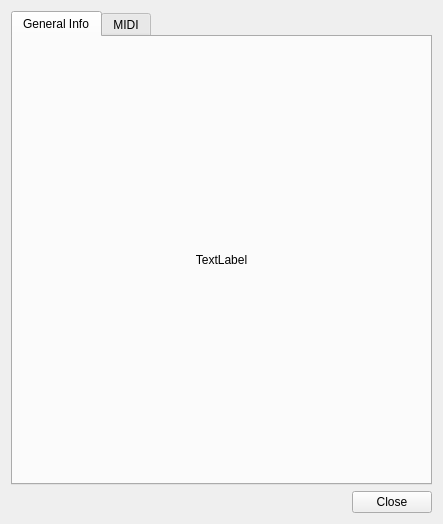
<?xml version="1.0" encoding="UTF-8"?>
<ui version="4.0">
 <class>AboutForm</class>
 <widget class="QWidget" name="AboutForm">
  <property name="geometry">
   <rect>
    <x>0</x>
    <y>0</y>
    <width>443</width>
    <height>524</height>
   </rect>
  </property>
  <property name="windowTitle">
   <string>Form</string>
  </property>
  <layout class="QVBoxLayout" name="verticalLayout">
   <item>
    <layout class="QGridLayout" name="gridLayout">
     <item row="0" column="0">
      <widget class="QTabWidget" name="tabWidget">
       <property name="currentIndex">
        <number>0</number>
       </property>
       <widget class="QWidget" name="geninfotab">
        <attribute name="title">
         <string>General Info</string>
        </attribute>
        <layout class="QVBoxLayout" name="verticalLayout_3">
         <item>
          <widget class="QLabel" name="labelGenInfo">
           <property name="text">
            <string>TextLabel</string>
           </property>
           <property name="alignment">
            <set>Qt::AlignCenter</set>
           </property>
           <property name="wordWrap">
            <bool>false</bool>
           </property>
           <property name="margin">
            <number>10</number>
           </property>
          </widget>
         </item>
        </layout>
       </widget>
       <widget class="QWidget" name="miditab">
        <attribute name="title">
         <string>MIDI</string>
        </attribute>
        <layout class="QVBoxLayout" name="verticalLayout_2">
         <item>
          <widget class="QTableWidget" name="tableMidiDevs">
           <property name="sizePolicy">
            <sizepolicy hsizetype="Preferred" vsizetype="Expanding">
             <horstretch>0</horstretch>
             <verstretch>0</verstretch>
            </sizepolicy>
           </property>
           <property name="maximumSize">
            <size>
             <width>16777215</width>
             <height>16777215</height>
            </size>
           </property>
          </widget>
         </item>
         <item>
          <widget class="QTextEdit" name="textMideDevDtails">
           <property name="sizePolicy">
            <sizepolicy hsizetype="Expanding" vsizetype="MinimumExpanding">
             <horstretch>0</horstretch>
             <verstretch>0</verstretch>
            </sizepolicy>
           </property>
          </widget>
         </item>
        </layout>
       </widget>
      </widget>
     </item>
    </layout>
   </item>
   <item>
    <layout class="QGridLayout" name="gridLayout_2">
     <item row="0" column="1">
      <widget class="QPushButton" name="pushClose">
       <property name="text">
        <string>Close</string>
       </property>
      </widget>
     </item>
     <item row="0" column="0">
      <spacer name="horizontalSpacer">
       <property name="orientation">
        <enum>Qt::Horizontal</enum>
       </property>
       <property name="sizeHint" stdset="0">
        <size>
         <width>40</width>
         <height>20</height>
        </size>
       </property>
      </spacer>
     </item>
    </layout>
   </item>
  </layout>
 </widget>
 <resources/>
 <connections/>
</ui>
